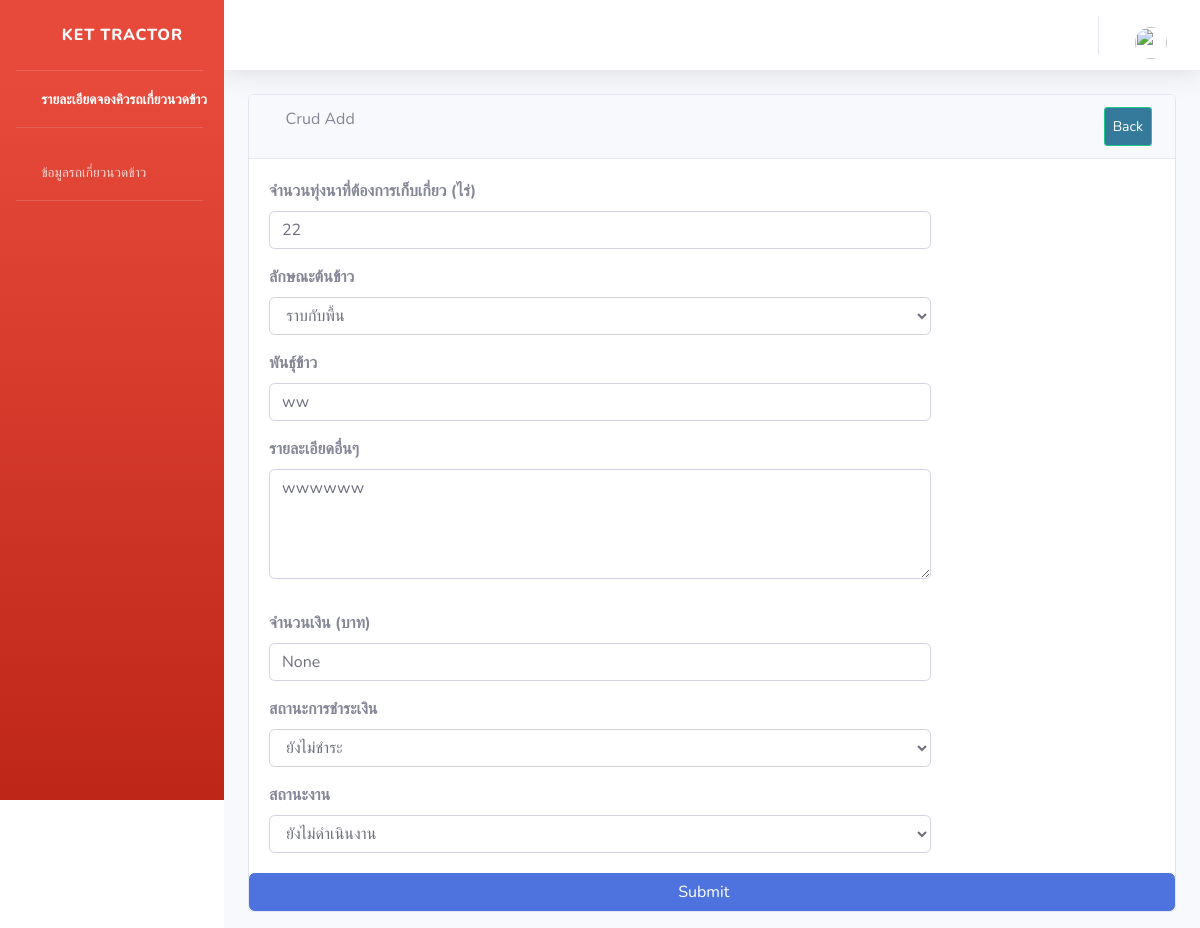
The app's page /editShowaddWork/1/ with its own data.
### api/models.py (models this page shows, shortened)
class Work(models.Model):
    farmer_name = models.ForeignKey(Farmer, on_delete=models.CASCADE, null=True,  verbose_name='เกษตรกร')
    lat = models.CharField(max_length=1000, verbose_name='ละติจูด')
    lng = models.CharField(max_length=1000, verbose_name='ลองติจูด')
    area = models.CharField(max_length=1000, verbose_name='พื้นที่ (ไร่)')
    rice_type = models.ForeignKey(Rice_type, on_delete=models.CASCADE, null=True, default=1, verbose_name='ลักษณะข้าวที่จะให้เกี่ยว')
    rice = models.CharField(max_length=1000, null=True, verbose_name='พันธุ์ข้าว')
    start_time = models.DateTimeField(blank=True, null=True)
    end_time = models.DateTimeField(blank=True, null=True)
    workDetail = models.TextField(max_length=1000, null=True,  verbose_name='รายละเอียด')
    price = models.CharField(max_length=1000, null=True, verbose_name='จำนวนเงิน (บาท)')
    money_status = models.ForeignKey(Money_status, on_delete=models.CASCADE, default=1,null=True, verbose_name='สถานะการชำระเงิน') # ให้นิยามเพิ่มเติม
    work_status = models.ForeignKey(Work_status, on_delete=models.CASCADE, default=1,null=True, verbose_name='สถานะงาน') # รับ ไม่รับ จ่าย
    class Meta:
        verbose_name = 'งานที่ต้องเก็บเกี่ยว'

### api/views.py (the view)
# urls.py: path('editShowaddWork/<int:id>/',views.editShowaddWork),
def editShowaddWork(request, id=0):
    work = Work.objects.get(pk=id)
    rice_type = Rice_type.objects.all()
    money_status = Money_status.objects.all()
    work_status = Work_status.objects.all()
    if request.method == 'POST':
        form = TractorWorkForm(request.POST, request.FILES, instance=work)
        if form.is_valid():
            form.save()
        else:
            print("==== form.errors ====")
            print(form.errors)
    else:
        form = TractorWorkForm(work)
    return render(request, 'api/editShowaddWork.html' ,{
        'form': form,
        'work': work,
        'rice_type': rice_type,
        'money_status': money_status,
        'work_status': work_status,
    })

### api/form.py
class TractorWorkForm(forms.ModelForm):
    class Meta:
        model = Work
        fields = '__all__'

### api/templates/api/editShowaddWork.html (shortened to what this page needs)
{% extends 'api/ownerBase.html' %}
{% block content %}
<div id="content-wrapper">
  <div class="container-fluid">
      <div class="card mb-3">
          <div class="card-header">
              <i class="fas fa-table"></i>
              Crud Add
              <a  class="btn btn-sm btn-success" href="/ownerShowaddWork" style="padding: 8px; float: right; background-color: rgb(53, 122, 155); color: white;">Back</a>
          </div>
          <div class="card-body">
            <form class="form-horizontal" action="/editShowaddWork/{{ work.id }}/" method="POST"  enctype="multipart/form-data">
              <div class="form-group">
                  <div class="form-row">
                      <div class="col-md-9">
                          <div class="form-label-group">
                            <label for="area"><b>จำนวนทุ่งนาที่ต้องการเก็บเกี่ยว (ไร่)</b></label>
                            <input type="text" class="form-control" name="area" value="{{ work.area }}"  required>
                          </div>
                      </div>
                  </div>
              </div>
               <div class="form-group">
          <div class="form-row">
              <div class="col-md-9">
                  <div class="form-label-group">
                    <label for="exampleSelect1"><b>ลักษณะต้นข้าว</b></label>
                    <select class="form-control" id="Select" name="rice_type" required>
                      {% for c in rice_type %}
                        {% if c == work.rice_type %}
                        <option value="{{c.id}}" selected>{{ c.rice_type }}</option>
                        {% else %}
                        <option value="{{c.id}}">{{ c.rice_type }}</option>
                        {% endif %}
                      {% endfor %}
                    </select>
                  </div>
              </div>
          </div>
      </div>
              <div class="form-group">
                  <div class="form-row">
                      <div class="col-md-9">
                          <div class="form-label-group">
                            <label for="rice"><b>พันธุ์ข้าว</b></label>
                            <input type="text" class="form-control"  name="rice" value="{{ work.rice }}" required>
                          </div>
                      </div>
                  </div>
              </div>
            <div class="form-group">
              <div class="form-row">
                  <div class="col-md-9">
                      <div class="form-label-group">
                        <label for="workDetail"><b>รายละเอียดอื่นๆ</b></label>
                            <div class="form-group">
                              <textarea class="form-control" rows="4" name="workDetail" value="{{ work.workDetail }}" required>{{ work.workDetail}}</textarea >
                            </div>
                      </div>
                  </div>
              </div>
          </div>
           <div class="form-group">
                  <div class="form-row">
                      <div class="col-md-9">
                          <div class="form-label-group">
                            <label for="price"><b>จำนวนเงิน (บาท)</b></label>
                            <input type="text" class="form-control"  name="price" value="{{ work.price }}" required>
                          </div>
                      </div>
                  </div>
              </div>
            <div class="form-group" >
          <div class="form-row">
              <div class="col-md-9">
                  <div class="form-label-group">
                    <label for="exampleSelect1"><b>สถานะการชำระเงิน</b></label>
                    <select class="form-control" id="Select" name="money_status" required>
                      {% for c in money_status %}
                      {% if c == work.money_status %}
                      <option value="{{c.id}}" selected>{{ c.money_status }}</option>
                      {% else %}
                      <option value="{{c.id}}">{{ c.money_status }}</option>
                      {% endif %}
                      {% endfor %}
                    </select>
                  </div>
              </div>
          </div>
      </div>
      <div class="form-row">
              <div class="col-md-9">
                  <div class="form-label-group">
                    <label for="exampleSelect1"><b>สถานะงาน</b></label>
                    <select class="form-control" id="Select" name="work_status" required>
                      {% for c in work_status %}
                      {% if c == work.work_status %}
                      <option value="{{c.id}}" selected>{{ c.work_status }}</option>
                      {% else %}
                      <option value="{{c.id}}">{{ c.work_status }}</option>
                      {% endif %}
                      {% endfor %}
                    </select>
                  </div>
              </div>
          </div>
      </div>
            <button class="btn btn-primary btn-block" type="submit">Submit &nbsp;&nbsp;&nbsp;</button>
          </div>
      </div>
  </div>
</div>
{% endblock %}

### api/static/api/css/styles.css (style rules this page uses)
body { font-family: "ptsans", "Lato", "Helvetica Neue", Helvetica, Arial, sans-serif; }
.btn { outline: none; color: black; background-color: transparent; box-shadow: 0 0 0 0; margin-right: 3px; }
a { color: #17a2b8; }

### records on screen
Work: area "22", rice "ww", workDetail "wwwwww", price "None"

### other values on screen
form field rice_type "ราบกับพื้น"
form field money_status "ยังไม่ชำระ"
form field work_status "ยังไม่ดำเนินงาน"
